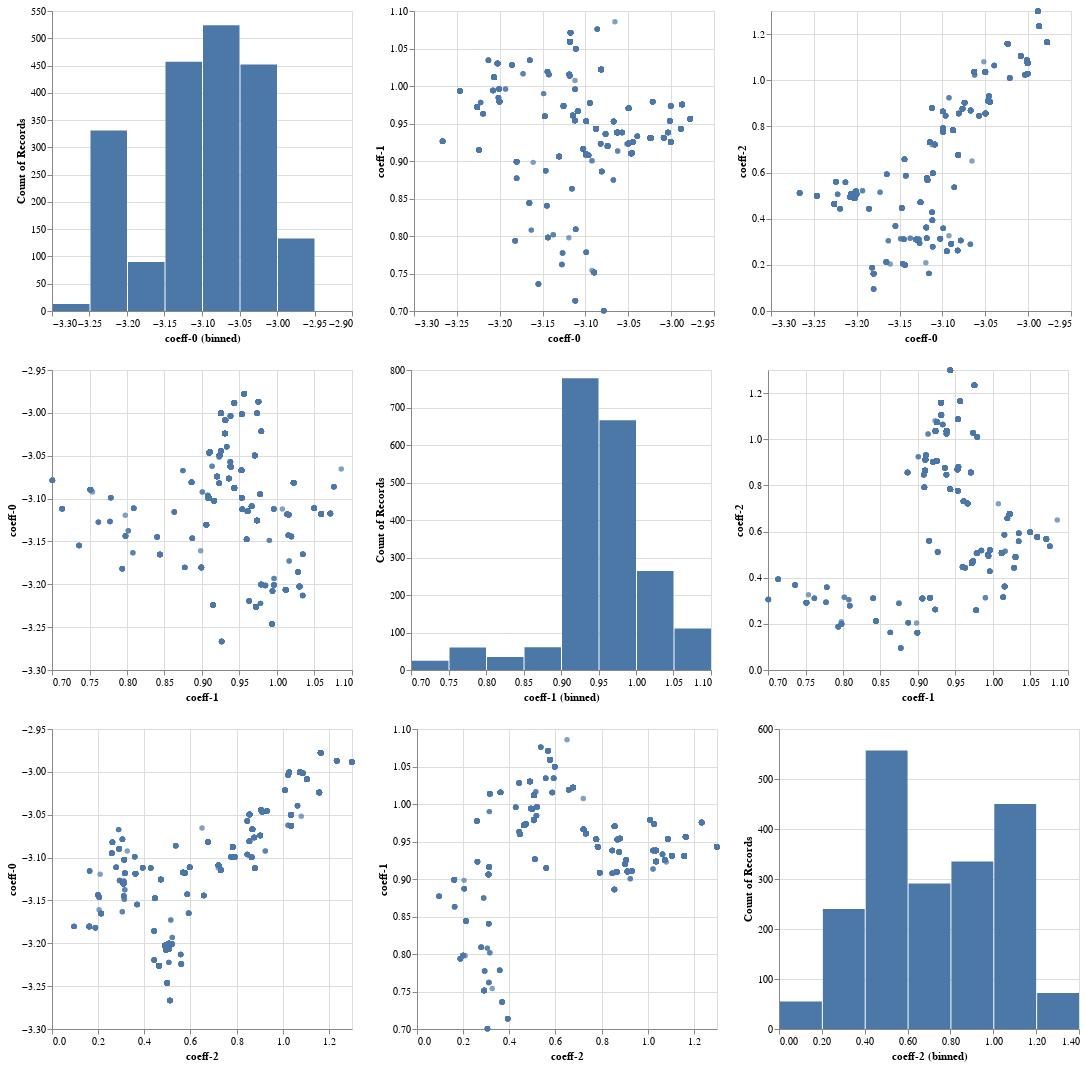

The cell this chart's notebook holds for it:
### Code cell
val df = DataFrame(Seq(
    DataFrame.Column.ofContinuous(samples.map(s => s.parameters.shapeParameters.coefficients(0)), "coeff-0"), 
    DataFrame.Column.ofContinuous(samples.map(s => s.parameters.shapeParameters.coefficients(1)), "coeff-1"), 
    DataFrame.Column.ofContinuous(samples.map(s => s.parameters.shapeParameters.coefficients(2)), "coeff-2"), 
    )
)

df.plot.pairPlot(Seq("coeff-0", "coeff-1", "coeff-2"), title = "Pairs").show()

### Figure 1 — Vega specification as saved in the notebook (floating-point values rounded to 4 significant figures; data arrays with more than 128 entries replaced by an {"elided": "..."} marker saying what was removed)
{"$schema": "https://vega.github.io/schema/vega-lite/v5.json", "data": {"values": {"elided": "2000 records"}}, "description": ".", "height": 600, "title": "", "vconcat": [{"hconcat": [{"encoding": {"x": {"bin": true, "field": "coeff-0", "type": "quantitative"}, "y": {"aggregate": "count", "field": "coeff-0", "type": "quantitative"}}, "mark": "bar"}, {"encoding": {"x": {"field": "coeff-0", "scale": {"zero": false}, "type": "quantitative"}, "y": {"field": "coeff-1", "scale": {"zero": false}, "type": "quantitative"}}, "mark": "circle"}, {"encoding": {"x": {"field": "coeff-0", "scale": {"zero": false}, "type": "quantitative"}, "y": {"field": "coeff-2", "scale": {"zero": false}, "type": "quantitative"}}, "mark": "circle"}]}, {"hconcat": [{"encoding": {"x": {"field": "coeff-1", "scale": {"zero": false}, "type": "quantitative"}, "y": {"field": "coeff-0", "scale": {"zero": false}, "type": "quantitative"}}, "mark": "circle"}, {"encoding": {"x": {"bin": true, "field": "coeff-1", "type": "quantitative"}, "y": {"aggregate": "count", "field": "coeff-1", "type": "quantitative"}}, "mark": "bar"}, {"encoding": {"x": {"field": "coeff-1", "scale": {"zero": false}, "type": "quantitative"}, "y": {"field": "coeff-2", "scale": {"zero": false}, "type": "quantitative"}}, "mark": "circle"}]}, {"hconcat": [{"encoding": {"x": {"field": "coeff-2", "scale": {"zero": false}, "type": "quantitative"}, "y": {"field": "coeff-0", "scale": {"zero": false}, "type": "quantitative"}}, "mark": "circle"}, {"encoding": {"x": {"field": "coeff-2", "scale": {"zero": false}, "type": "quantitative"}, "y": {"field": "coeff-1", "scale": {"zero": false}, "type": "quantitative"}}, "mark": "circle"}, {"encoding": {"x": {"bin": true, "field": "coeff-2", "type": "quantitative"}, "y": {"aggregate": "count", "field": "coeff-2", "type": "quantitative"}}, "mark": "bar"}]}], "width": 600}
